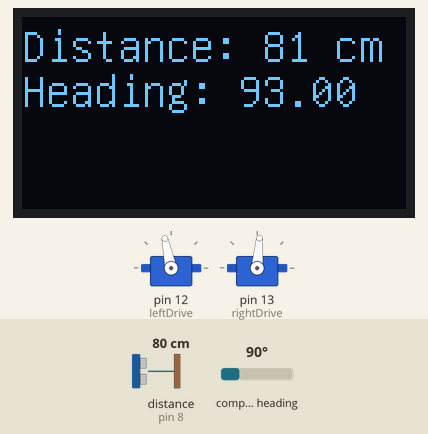
Simulated run of this sketch. Board: Arduino Uno, built with avr-gcc and run on an emulated ATmega328P. On the bench: 2 × servo, 128×64 one-colour display. The inputs (shaded band) are chosen by the test bench; at power-on: distance to the obstacle (sensor on pin 8) 80 cm, compass heading 90°. The echo pulse lasts 58.3 µs per cm.

Above: at 1.3 s.
1.4 s: distance to the obstacle (sensor on pin 8) set to 21 cm
3.3 s: distance to the obstacle (sensor on pin 8) set to 17 cm
At 4.5 s:
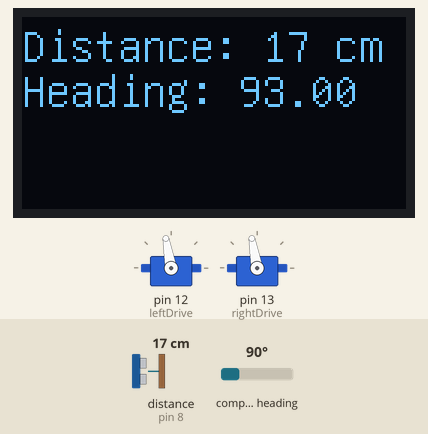
5.2 s: compass heading set to 7°
At 6.8 s:
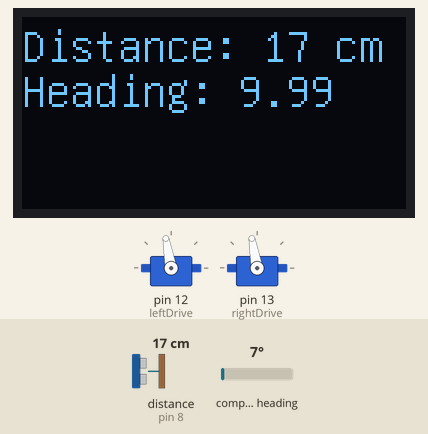
7.2 s: compass heading set to 180°
At 8.3 s:
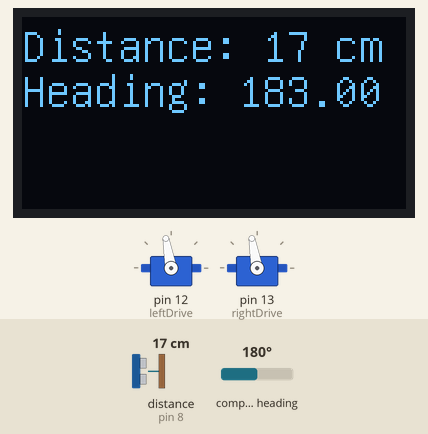
9.1 s: distance to the obstacle (sensor on pin 8) set to 2 cm
At 10.3 s:
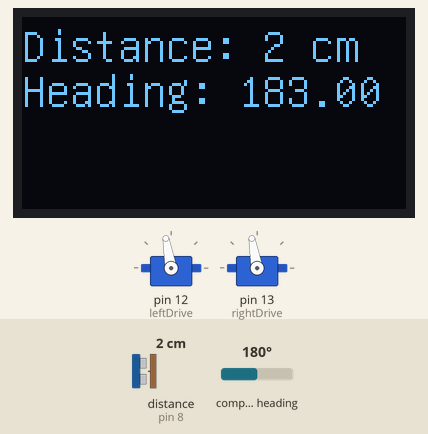
11.1 s: compass heading set to 90°
At 12.1 s:
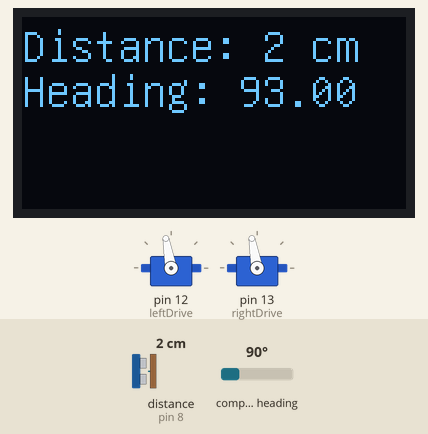
Timing chart, 0 to 14.1 s (numbered marks = the images above; inputs shaded):
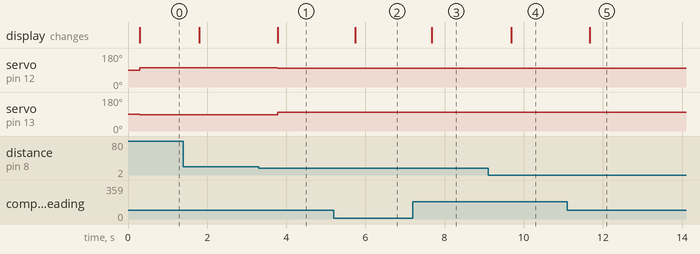

Measured:
- the behaviour switches between 20 and 19 cm on distance to the obstacle (sensor on pin 8) (found by bisection; images 0 and 1)
- after the input at 3.3 s, servo on pin 12 (leftDrive): 102° → 100° after 0.48 s; servo on pin 13 (rightDrive): 85° → 100° after 0.48 s; the display: changes after 0.48 s (image 1)
- after the input at 5.2 s, the display: changes after 0.54 s (image 2)
- after the input at 7.2 s, the display: changes after 0.47 s (image 3)
- after the input at 9.1 s, the display: changes after 0.59 s (image 4)
- after the input at 11.1 s, the display: changes after 0.56 s (image 5)

The sketch:

Robot.ino
```cpp
#include <Servo.h>//Loads commands to create Servo objects which generate PWM signals
#include <NewPing.h>
#include "U8glib.h"
#include <Wire.h>
#include <Adafruit_Sensor.h>
#include <Adafruit_HMC5883_U.h>


#define TRIGGER_PIN  9  // Arduino pin tied to trigger pin on the ultrasonic sensor.
#define ECHO_PIN     8  // Arduino pin tied to echo pin on the ultrasonic sensor.
#define MAX_DISTANCE 200 // Maximum distance we want to ping for (in centimeters). Maximum sensor distance is rated at 400-500cm.
#define THRESHOLD 20

NewPing sonar(TRIGGER_PIN, ECHO_PIN, MAX_DISTANCE);
Servo leftDrive;  // create servo object to control a servo
Servo rightDrive; //another servo object for the left side
Adafruit_HMC5883_Unified mag = Adafruit_HMC5883_Unified(12345);
U8GLIB_SSD1306_128X64 u8g(0x3C|U8G_I2C_OPT_DEV_0);
char DISTANCE_STR[20];
char HEADING_STR[20];

void setup()
{
  if(!mag.begin())
  {
    /* There was a problem detecting the HMC5883 ... check your connections */
    Serial.println("Ooops, no HMC5883 detected ... Check your wiring!");
    while(1);
  }
  leftDrive.attach(12);  // attaches the servo on pin 9 to the servo object
  rightDrive.attach(13);  // attaches the servo on pin 9 to the servo object
  u8g.setFont(u8g_font_unifont);
  u8g.setColorIndex(1); // Instructs the display to draw with a pixel on.
  Serial.begin(115200);
}

int reverse(int input)
{
  return 180 - input;
}

void turn(int angle) {
  leftDrive.write(100);
  rightDrive.write(100);

  delay(200);
}

void stop()
{
  leftDrive.write(90);
  rightDrive.write(90);
}

void goStraight(int dist)
{
  int rightspeed = reverse(95);
  int leftspeed = 102;
  leftDrive.write(leftspeed);
  rightDrive.write(rightspeed);

  delay(dist);
}

float getHeading()
{
  /* Get a new sensor event */
  sensors_event_t event;
  mag.getEvent(&event);

  float heading = atan2(event.magnetic.y, event.magnetic.x);
  float declinationAngle = 0.0523599;
  heading += declinationAngle;

  // Correct for when signs are reversed.
  if(heading < 0)
    heading += 2*PI;

  // Check for wrap due to addition of declination.
  if(heading > 2*PI)
    heading -= 2*PI;

  // Convert radians to degrees for readability.
  float headingDegrees = heading * 180/M_PI;

  return headingDegrees;
}

void loop()
{
  float heading = getHeading();

  int meassure = sonar.ping_cm();
  if(meassure > 0)
  {
    u8g.firstPage();
    do {
      String distance_msg = "Distance: " + String(meassure) + " cm";
      distance_msg.toCharArray(DISTANCE_STR, distance_msg.length()+1);
      u8g.drawStr( 0, 15, DISTANCE_STR);

      String heading_msg = "Heading: " + String(heading);
      heading_msg.toCharArray(HEADING_STR, heading_msg.length()+1);
      u8g.drawStr( 0, 30, HEADING_STR);
    } while( u8g.nextPage() );
  }

  if(meassure < THRESHOLD && meassure > 0)
  {
    turn(45);
  }
  else
  {
    goStraight(200);
  }
}
```
